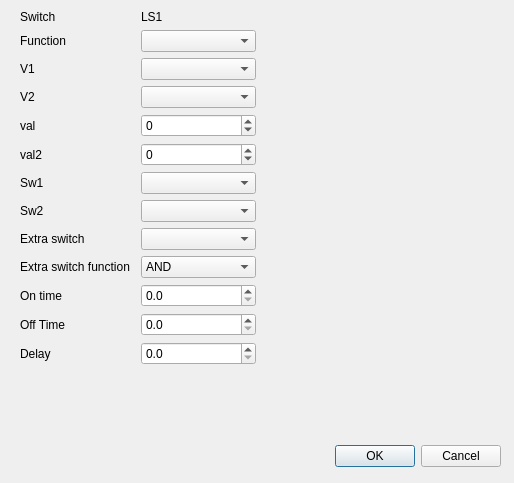
<?xml version="1.0" encoding="UTF-8"?>
<ui version="4.0">
 <class>SwitchDialog</class>
 <widget class="QDialog" name="SwitchDialog">
  <property name="geometry">
   <rect>
    <x>0</x>
    <y>0</y>
    <width>514</width>
    <height>483</height>
   </rect>
  </property>
  <property name="windowTitle">
   <string>Dialog</string>
  </property>
  <widget class="QDialogButtonBox" name="buttonBox">
   <property name="geometry">
    <rect>
     <x>140</x>
     <y>440</y>
     <width>361</width>
     <height>32</height>
    </rect>
   </property>
   <property name="sizePolicy">
    <sizepolicy hsizetype="Expanding" vsizetype="Preferred">
     <horstretch>0</horstretch>
     <verstretch>0</verstretch>
    </sizepolicy>
   </property>
   <property name="orientation">
    <enum>Qt::Horizontal</enum>
   </property>
   <property name="standardButtons">
    <set>QDialogButtonBox::Cancel|QDialogButtonBox::Ok</set>
   </property>
  </widget>
  <widget class="QWidget" name="gridLayoutWidget">
   <property name="geometry">
    <rect>
     <x>20</x>
     <y>10</y>
     <width>361</width>
     <height>470</height>
    </rect>
   </property>
   <layout class="QGridLayout" name="gridLayout">
    <item row="2" column="1">
     <widget class="QComboBox" name="v1CB">
      <property name="sizePolicy">
       <sizepolicy hsizetype="Preferred" vsizetype="Preferred">
        <horstretch>0</horstretch>
        <verstretch>0</verstretch>
       </sizepolicy>
      </property>
     </widget>
    </item>
    <item row="9" column="0">
     <widget class="QLabel" name="andSwFuncLabel">
      <property name="text">
       <string>Extra switch function</string>
      </property>
     </widget>
    </item>
    <item row="9" column="1">
     <widget class="QComboBox" name="andSwFuncCB">
      <property name="sizePolicy">
       <sizepolicy hsizetype="Preferred" vsizetype="Preferred">
        <horstretch>0</horstretch>
        <verstretch>0</verstretch>
       </sizepolicy>
      </property>
      <item>
       <property name="text">
        <string>AND</string>
       </property>
      </item>
      <item>
       <property name="text">
        <string>OR</string>
       </property>
      </item>
      <item>
       <property name="text">
        <string>XOR</string>
       </property>
      </item>
     </widget>
    </item>
    <item row="7" column="1">
     <widget class="QComboBox" name="sw2CB">
      <property name="sizePolicy">
       <sizepolicy hsizetype="Preferred" vsizetype="Preferred">
        <horstretch>0</horstretch>
        <verstretch>0</verstretch>
       </sizepolicy>
      </property>
     </widget>
    </item>
    <item row="12" column="1">
     <widget class="QDoubleSpinBox" name="delaySB">
      <property name="sizePolicy">
       <sizepolicy hsizetype="Minimum" vsizetype="Preferred">
        <horstretch>0</horstretch>
        <verstretch>0</verstretch>
       </sizepolicy>
      </property>
      <property name="decimals">
       <number>1</number>
      </property>
      <property name="maximum">
       <double>2.500000000000000</double>
      </property>
      <property name="singleStep">
       <double>0.100000000000000</double>
      </property>
     </widget>
    </item>
    <item row="5" column="1">
     <widget class="QSpinBox" name="val2SB">
      <property name="sizePolicy">
       <sizepolicy hsizetype="Minimum" vsizetype="Preferred">
        <horstretch>0</horstretch>
        <verstretch>0</verstretch>
       </sizepolicy>
      </property>
      <property name="minimum">
       <number>-125</number>
      </property>
      <property name="maximum">
       <number>125</number>
      </property>
      <property name="value">
       <number>0</number>
      </property>
     </widget>
    </item>
    <item row="5" column="0">
     <widget class="QLabel" name="val2Label">
      <property name="text">
       <string>val2</string>
      </property>
     </widget>
    </item>
    <item row="0" column="1">
     <widget class="QLabel" name="switchNameLabel">
      <property name="minimumSize">
       <size>
        <width>115</width>
        <height>0</height>
       </size>
      </property>
      <property name="maximumSize">
       <size>
        <width>115</width>
        <height>16777215</height>
       </size>
      </property>
      <property name="text">
       <string>LS1</string>
      </property>
     </widget>
    </item>
    <item row="6" column="1">
     <widget class="QComboBox" name="sw1CB">
      <property name="sizePolicy">
       <sizepolicy hsizetype="Preferred" vsizetype="Preferred">
        <horstretch>0</horstretch>
        <verstretch>0</verstretch>
       </sizepolicy>
      </property>
     </widget>
    </item>
    <item row="10" column="0">
     <widget class="QLabel" name="timeOnLabel">
      <property name="text">
       <string>On time</string>
      </property>
     </widget>
    </item>
    <item row="11" column="1">
     <widget class="QDoubleSpinBox" name="timeOffSB">
      <property name="sizePolicy">
       <sizepolicy hsizetype="Minimum" vsizetype="Preferred">
        <horstretch>0</horstretch>
        <verstretch>0</verstretch>
       </sizepolicy>
      </property>
      <property name="decimals">
       <number>1</number>
      </property>
      <property name="minimum">
       <double>0.000000000000000</double>
      </property>
      <property name="maximum">
       <double>100.000000000000000</double>
      </property>
      <property name="singleStep">
       <double>0.100000000000000</double>
      </property>
     </widget>
    </item>
    <item row="0" column="0">
     <widget class="QLabel" name="label">
      <property name="minimumSize">
       <size>
        <width>115</width>
        <height>0</height>
       </size>
      </property>
      <property name="maximumSize">
       <size>
        <width>115</width>
        <height>16777215</height>
       </size>
      </property>
      <property name="text">
       <string>Switch</string>
      </property>
     </widget>
    </item>
    <item row="10" column="1">
     <widget class="QDoubleSpinBox" name="timeOnSB">
      <property name="sizePolicy">
       <sizepolicy hsizetype="Minimum" vsizetype="Preferred">
        <horstretch>0</horstretch>
        <verstretch>0</verstretch>
       </sizepolicy>
      </property>
      <property name="decimals">
       <number>1</number>
      </property>
      <property name="minimum">
       <double>0.000000000000000</double>
      </property>
      <property name="maximum">
       <double>100.000000000000000</double>
      </property>
      <property name="singleStep">
       <double>0.100000000000000</double>
      </property>
     </widget>
    </item>
    <item row="11" column="0">
     <widget class="QLabel" name="timeOffLabel">
      <property name="text">
       <string>Off Time</string>
      </property>
     </widget>
    </item>
    <item row="8" column="1">
     <widget class="QComboBox" name="andSwCB">
      <property name="sizePolicy">
       <sizepolicy hsizetype="Preferred" vsizetype="Preferred">
        <horstretch>0</horstretch>
        <verstretch>0</verstretch>
       </sizepolicy>
      </property>
     </widget>
    </item>
    <item row="6" column="0">
     <widget class="QLabel" name="sw1Label">
      <property name="text">
       <string>Sw1</string>
      </property>
     </widget>
    </item>
    <item row="4" column="0">
     <widget class="QLabel" name="valLabel">
      <property name="text">
       <string>val</string>
      </property>
     </widget>
    </item>
    <item row="7" column="0">
     <widget class="QLabel" name="sw2Label">
      <property name="text">
       <string>Sw2</string>
      </property>
     </widget>
    </item>
    <item row="8" column="0">
     <widget class="QLabel" name="andSwLabel">
      <property name="text">
       <string>Extra switch</string>
      </property>
     </widget>
    </item>
    <item row="13" column="1">
     <spacer name="verticalSpacer">
      <property name="orientation">
       <enum>Qt::Vertical</enum>
      </property>
      <property name="sizeHint" stdset="0">
       <size>
        <width>20</width>
        <height>40</height>
       </size>
      </property>
     </spacer>
    </item>
    <item row="1" column="1">
     <widget class="QComboBox" name="functionCB">
      <property name="sizePolicy">
       <sizepolicy hsizetype="Preferred" vsizetype="Preferred">
        <horstretch>0</horstretch>
        <verstretch>0</verstretch>
       </sizepolicy>
      </property>
     </widget>
    </item>
    <item row="12" column="0">
     <widget class="QLabel" name="delayLabel">
      <property name="text">
       <string>Delay</string>
      </property>
     </widget>
    </item>
    <item row="1" column="0">
     <widget class="QLabel" name="functionLabel">
      <property name="text">
       <string>Function</string>
      </property>
     </widget>
    </item>
    <item row="4" column="1">
     <widget class="QSpinBox" name="valSB">
      <property name="sizePolicy">
       <sizepolicy hsizetype="Minimum" vsizetype="Preferred">
        <horstretch>0</horstretch>
        <verstretch>0</verstretch>
       </sizepolicy>
      </property>
      <property name="minimum">
       <number>-125</number>
      </property>
      <property name="maximum">
       <number>125</number>
      </property>
      <property name="value">
       <number>0</number>
      </property>
     </widget>
    </item>
    <item row="2" column="0">
     <widget class="QLabel" name="v1Label">
      <property name="text">
       <string>V1</string>
      </property>
     </widget>
    </item>
    <item row="3" column="0">
     <widget class="QLabel" name="v2Label">
      <property name="text">
       <string>V2</string>
      </property>
     </widget>
    </item>
    <item row="3" column="1">
     <widget class="QComboBox" name="v2CB">
      <property name="sizePolicy">
       <sizepolicy hsizetype="Preferred" vsizetype="Preferred">
        <horstretch>0</horstretch>
        <verstretch>0</verstretch>
       </sizepolicy>
      </property>
     </widget>
    </item>
    <item row="4" column="2">
     <widget class="QLabel" name="valText">
      <property name="text">
       <string/>
      </property>
     </widget>
    </item>
    <item row="5" column="2">
     <widget class="QLabel" name="val2Text">
      <property name="text">
       <string/>
      </property>
     </widget>
    </item>
    <item row="0" column="2">
     <widget class="QLabel" name="functionLabel_2">
      <property name="text">
       <string/>
      </property>
     </widget>
    </item>
   </layout>
  </widget>
 </widget>
 <resources/>
 <connections>
  <connection>
   <sender>buttonBox</sender>
   <signal>accepted()</signal>
   <receiver>SwitchDialog</receiver>
   <slot>accept()</slot>
   <hints>
    <hint type="sourcelabel">
     <x>248</x>
     <y>254</y>
    </hint>
    <hint type="destinationlabel">
     <x>157</x>
     <y>274</y>
    </hint>
   </hints>
  </connection>
  <connection>
   <sender>buttonBox</sender>
   <signal>rejected()</signal>
   <receiver>SwitchDialog</receiver>
   <slot>reject()</slot>
   <hints>
    <hint type="sourcelabel">
     <x>316</x>
     <y>260</y>
    </hint>
    <hint type="destinationlabel">
     <x>286</x>
     <y>274</y>
    </hint>
   </hints>
  </connection>
 </connections>
</ui>
